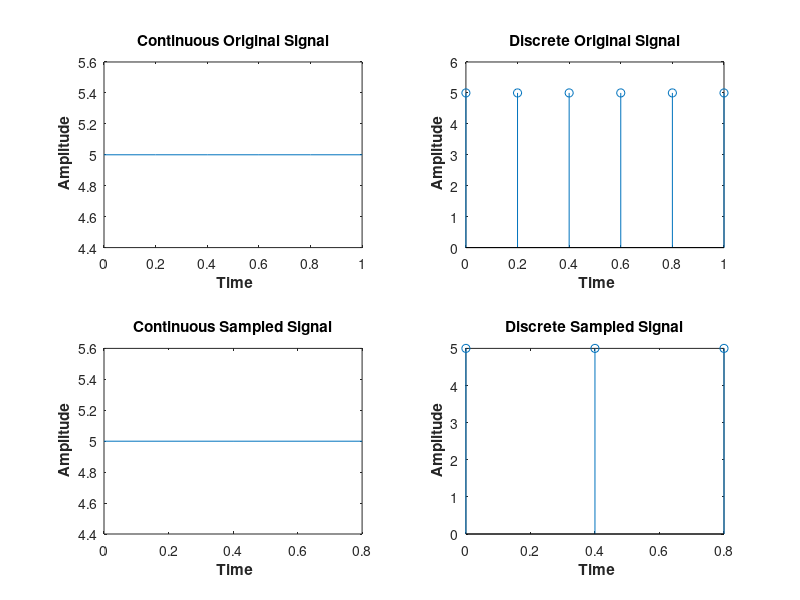
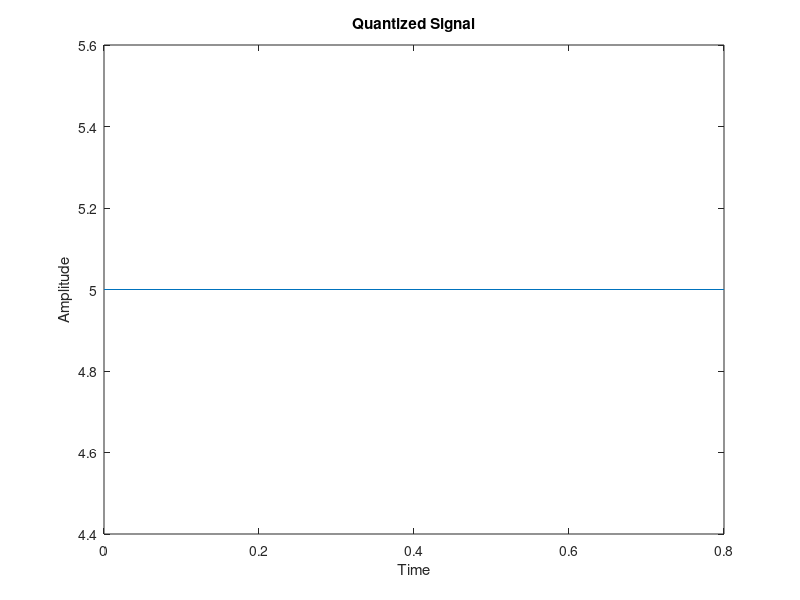

Write the MATLAB code that produced these figures, in order.
%  Institute: Indian Institute of Information Technology Nagpur
%  Laboratory: Wireless Communication
%  Engineer: Ar 
%  Create Date: 22.01.2024 16:41:17
%  Project Name: Sampling and Quantization of given signal 
%  Tool: Matlab

clc
clear all
close all

% take input of sampling frequency
fs = input('Enter sampling frequency: ');

% take input of signal frequency
f1 = input('Enter signal frequency: ');

% define time
t = 0:1/fs:1;

% define signal
x = 2*sin(2*pi*f1*t) + 5*cos(2*pi*f1*t);

% plot original signal
subplot(2, 2, 1)
plot(t, x)
xlabel('\bf Time');
ylabel('\bf Amplitude');
title('Continuous Original Signal');

% plot discrete version of original signal
subplot(2, 2, 2)
stem(t, x)
xlabel('\bf Time');
ylabel('\bf Amplitude');
title('Discrete Original Signal');

% extract time for sampling purpose
t1 = t(1:2:end);

% define signal for sampling
x1 = 2*sin(2*pi*f1*t1) + 5*cos(2*pi*f1*t1);

% plot sample signal with fewer samples
subplot(2, 2, 3)
plot(t1, x1)
xlabel('\bf Time');
ylabel('\bf Amplitude');
title('Continuous Sampled Signal');

% plot discrete version of sampled signal
subplot(2, 2, 4)
stem(t1, x1)
xlabel('\bf Time');
ylabel('\bf Amplitude');
title('Discrete Sampled Signal');

% extreme values of signal
x_max = max(x1);
x_min = min(x1);
xquan = x1 / x_max;

% number of quantization levels
n = 16;

% step size to accommodate n quantization levels
d = (x_max - x_min) / n;

% store values of levels for quantization purpose
q = (x_min:d:x_max);
q1 = zeros(1, n);

for ii = 1:n
    q1(ii) = (q(ii) + q(ii + 1)) / 2;
end

% quantize the signal and convert to decimal value
deci = zeros(size(x1));

for jj = 1:n
    indices = find((q1(jj) - d/2 <= x1) & (x1 <= q1(jj) + d/2));
    xquan(indices) = q1(jj) * ones(1, length(indices));
    deci(indices) = (jj - 1) * ones(1, length(indices));
end

% plot quantized signal
figure;
plot(t1, xquan);
xlabel('Time');
ylabel('Amplitude');
title('Quantized Signal');

% change decimal values of levels into binary numbers or encoded strings
bina = cell(size(deci));

for kk = 1:length(deci)
    bina{kk} = flip(de2bi(deci(kk), 4));
end
